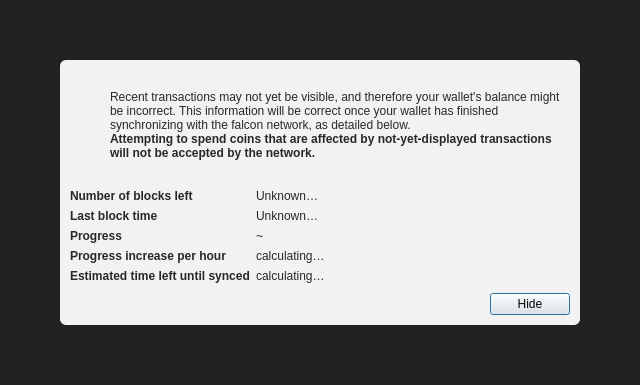
<?xml version="1.0" encoding="UTF-8"?>
<ui version="4.0">
 <class>ModalOverlay</class>
 <widget class="QWidget" name="ModalOverlay">
  <property name="geometry">
   <rect>
    <x>0</x>
    <y>0</y>
    <width>640</width>
    <height>385</height>
   </rect>
  </property>
  <property name="windowTitle">
   <string>Form</string>
  </property>
  <layout class="QVBoxLayout" name="verticalLayout" stretch="0">
   <property name="sizeConstraint">
    <enum>QLayout::SetDefaultConstraint</enum>
   </property>
   <property name="leftMargin">
    <number>0</number>
   </property>
   <property name="topMargin">
    <number>0</number>
   </property>
   <property name="rightMargin">
    <number>0</number>
   </property>
   <property name="bottomMargin">
    <number>0</number>
   </property>
   <item>
    <widget class="QWidget" name="bgWidget" native="true">
     <property name="styleSheet">
      <string notr="true">#bgWidget { background: rgba(0,0,0,220); }</string>
     </property>
     <layout class="QVBoxLayout" name="verticalLayoutMain" stretch="1">
      <property name="leftMargin">
       <number>60</number>
      </property>
      <property name="topMargin">
       <number>60</number>
      </property>
      <property name="rightMargin">
       <number>60</number>
      </property>
      <property name="bottomMargin">
       <number>60</number>
      </property>
      <item>
       <widget class="QWidget" name="contentWidget" native="true">
        <property name="styleSheet">
         <string notr="true">#contentWidget { background: rgba(255,255,255,240); border-radius: 6px; }

QLabel { color: rgb(40,40,40);  }</string>
        </property>
        <layout class="QVBoxLayout" name="verticalLayoutSub" stretch="1,0,0,0">
         <property name="spacing">
          <number>0</number>
         </property>
         <property name="leftMargin">
          <number>10</number>
         </property>
         <property name="topMargin">
          <number>10</number>
         </property>
         <property name="rightMargin">
          <number>10</number>
         </property>
         <property name="bottomMargin">
          <number>10</number>
         </property>
         <item>
          <layout class="QHBoxLayout" name="horizontalLayoutIconText" stretch="0,1">
           <property name="topMargin">
            <number>20</number>
           </property>
           <item>
            <layout class="QVBoxLayout" name="verticalLayoutIcon">
             <property name="leftMargin">
              <number>0</number>
             </property>
             <item>
              <widget class="QPushButton" name="warningIcon">
               <property name="enabled">
                <bool>false</bool>
               </property>
               <property name="text">
                <string/>
               </property>
               <property name="icon">
                <iconset>
                 <normaloff>:/icons/warning</normaloff>
                 <disabledoff>:/icons/warning</disabledoff>:/icons/warning</iconset>
               </property>
               <property name="iconSize">
                <size>
                 <width>48</width>
                 <height>48</height>
                </size>
               </property>
               <property name="flat">
                <bool>true</bool>
               </property>
              </widget>
             </item>
             <item>
              <spacer name="verticalSpacerWarningIcon">
               <property name="orientation">
                <enum>Qt::Vertical</enum>
               </property>
               <property name="sizeHint" stdset="0">
                <size>
                 <width>20</width>
                 <height>40</height>
                </size>
               </property>
              </spacer>
             </item>
            </layout>
           </item>
           <item>
            <layout class="QVBoxLayout" name="verticalLayoutInfoText">
             <property name="leftMargin">
              <number>0</number>
             </property>
             <property name="topMargin">
              <number>0</number>
             </property>
             <item>
              <widget class="QLabel" name="infoText">
               <property name="text">
                <string>Recent transactions may not yet be visible, and therefore your wallet's balance might be incorrect. This information will be correct once your wallet has finished synchronizing with the falcon network, as detailed below.</string>
               </property>
               <property name="textFormat">
                <enum>Qt::RichText</enum>
               </property>
               <property name="wordWrap">
                <bool>true</bool>
               </property>
              </widget>
             </item>
             <item>
              <widget class="QLabel" name="infoTextStrong">
               <property name="font">
                <font>
                 <weight>75</weight>
                 <bold>true</bold>
                </font>
               </property>
               <property name="text">
                <string>Attempting to spend coins that are affected by not-yet-displayed transactions will not be accepted by the network.</string>
               </property>
               <property name="textFormat">
                <enum>Qt::RichText</enum>
               </property>
               <property name="wordWrap">
                <bool>true</bool>
               </property>
              </widget>
             </item>
             <item>
              <spacer name="verticalSpacerInTextSpace">
               <property name="orientation">
                <enum>Qt::Vertical</enum>
               </property>
               <property name="sizeHint" stdset="0">
                <size>
                 <width>20</width>
                 <height>40</height>
                </size>
               </property>
              </spacer>
             </item>
            </layout>
           </item>
          </layout>
         </item>
         <item>
          <spacer name="verticalSpacerAfterText">
           <property name="orientation">
            <enum>Qt::Vertical</enum>
           </property>
           <property name="sizeHint" stdset="0">
            <size>
             <width>20</width>
             <height>40</height>
            </size>
           </property>
          </spacer>
         </item>
         <item>
          <layout class="QFormLayout" name="formLayout">
           <property name="fieldGrowthPolicy">
            <enum>QFormLayout::FieldsStayAtSizeHint</enum>
           </property>
           <property name="horizontalSpacing">
            <number>6</number>
           </property>
           <property name="verticalSpacing">
            <number>6</number>
           </property>
           <property name="topMargin">
            <number>10</number>
           </property>
           <item row="0" column="0">
            <widget class="QLabel" name="labelNumberOfBlocksLeft">
             <property name="font">
              <font>
               <weight>75</weight>
               <bold>true</bold>
              </font>
             </property>
             <property name="text">
              <string>Number of blocks left</string>
             </property>
            </widget>
           </item>
           <item row="0" column="1">
            <widget class="QLabel" name="numberOfBlocksLeft">
             <property name="text">
              <string>Unknown…</string>
             </property>
            </widget>
           </item>
           <item row="1" column="0">
            <widget class="QLabel" name="labelLastBlockTime">
             <property name="font">
              <font>
               <weight>75</weight>
               <bold>true</bold>
              </font>
             </property>
             <property name="text">
              <string>Last block time</string>
             </property>
            </widget>
           </item>
           <item row="1" column="1">
            <widget class="QLabel" name="newestBlockDate">
             <property name="sizePolicy">
              <sizepolicy hsizetype="Maximum" vsizetype="Preferred">
               <horstretch>0</horstretch>
               <verstretch>0</verstretch>
              </sizepolicy>
             </property>
             <property name="text">
              <string>Unknown…</string>
             </property>
            </widget>
           </item>
           <item row="2" column="0">
            <widget class="QLabel" name="labelSyncDone">
             <property name="font">
              <font>
               <weight>75</weight>
               <bold>true</bold>
              </font>
             </property>
             <property name="text">
              <string>Progress</string>
             </property>
            </widget>
           </item>
           <item row="2" column="1">
            <layout class="QHBoxLayout" name="horizontalLayoutSync" stretch="0,1">
             <item>
              <widget class="QLabel" name="percentageProgress">
               <property name="text">
                <string notr="true">~</string>
               </property>
              </widget>
             </item>
            </layout>
           </item>
           <item row="4" column="0">
            <widget class="QLabel" name="labelProgressIncrease">
             <property name="font">
              <font>
               <weight>75</weight>
               <bold>true</bold>
              </font>
             </property>
             <property name="text">
              <string>Progress increase per hour</string>
             </property>
            </widget>
           </item>
           <item row="4" column="1">
            <widget class="QLabel" name="progressIncreasePerH">
             <property name="text">
              <string>calculating…</string>
             </property>
            </widget>
           </item>
           <item row="5" column="0">
            <widget class="QLabel" name="labelEstimatedTimeLeft">
             <property name="font">
              <font>
               <weight>75</weight>
               <bold>true</bold>
              </font>
             </property>
             <property name="text">
              <string>Estimated time left until synced</string>
             </property>
            </widget>
           </item>
           <item row="5" column="1">
            <widget class="QLabel" name="expectedTimeLeft">
             <property name="text">
              <string>calculating…</string>
             </property>
            </widget>
           </item>
          </layout>
         </item>
         <item>
          <layout class="QHBoxLayout" name="horizontalLayoutButtons">
           <property name="leftMargin">
            <number>10</number>
           </property>
           <property name="topMargin">
            <number>10</number>
           </property>
           <item>
            <spacer name="horizontalSpacer">
             <property name="orientation">
              <enum>Qt::Horizontal</enum>
             </property>
             <property name="sizeHint" stdset="0">
              <size>
               <width>40</width>
               <height>20</height>
              </size>
             </property>
            </spacer>
           </item>
           <item>
            <widget class="QPushButton" name="closeButton">
             <property name="text">
              <string>Hide</string>
             </property>
             <property name="shortcut">
              <string>Esc</string>
             </property>
             <property name="focusPolicy">
              <enum>Qt::StrongFocus</enum>
             </property>
             <property name="default">
              <bool>true</bool>
             </property>
            </widget>
           </item>
          </layout>
         </item>
        </layout>
       </widget>
      </item>
     </layout>
    </widget>
   </item>
  </layout>
 </widget>
 <resources/>
 <connections/>
</ui>
